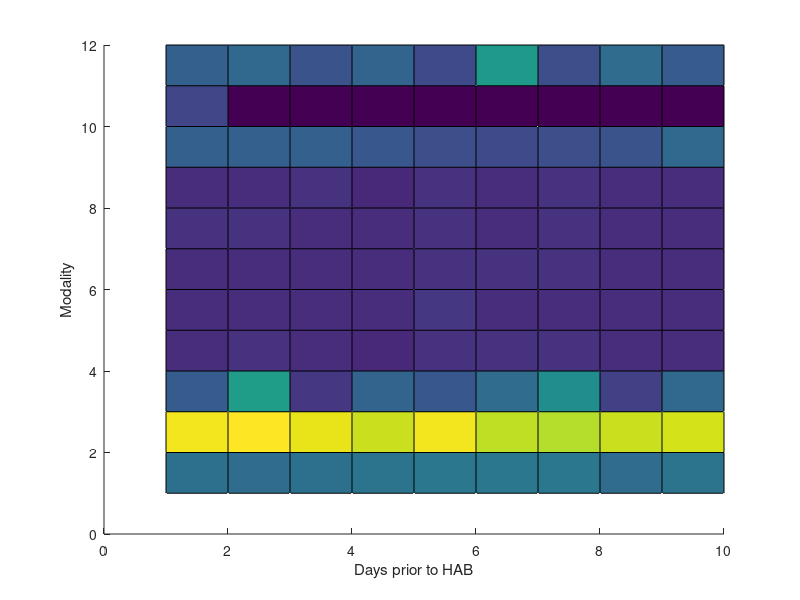

Recreate this plot in MATLAB.
clear all
close all
load refImports

refImports;
Days = 10; Mods = 12;
totSize = length(refImports);
lengthOfPortion = totSize/Days;

for ii = 1: Days
    thisPortion = refImports(1+lengthOfPortion*(ii-1): lengthOfPortion*(ii));
    portSize = length(thisPortion);
    lengthOfPortionP = portSize/Mods;
    for iii = 1: Mods
        thisPortionP(iii,ii) =  mean(thisPortion(1+lengthOfPortionP*(iii-1): lengthOfPortionP*(iii)));
    end
    hold on;
    
end
surface(thisPortionP);
ylabel('Modality');
xlabel('Days prior to HAB');

3,4,5,6,7,9,11